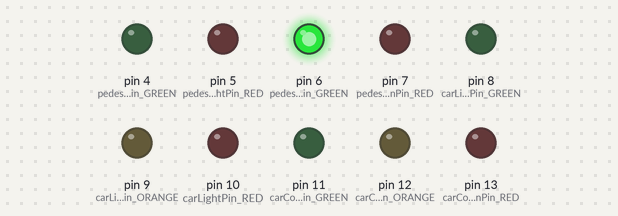
This sketch was run on a simulated Arduino Uno, built with avr-gcc and run on an emulated ATmega328P. Parts: output pins drawn as LEDs (lit = HIGH).

Above: at 0.5 s.
At 1.5 s:
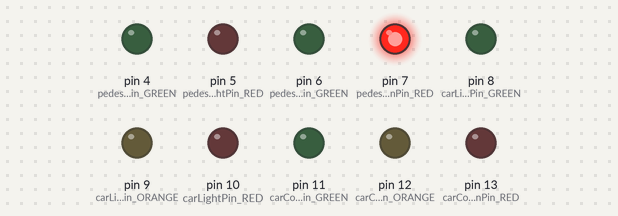
At 2.5 s:
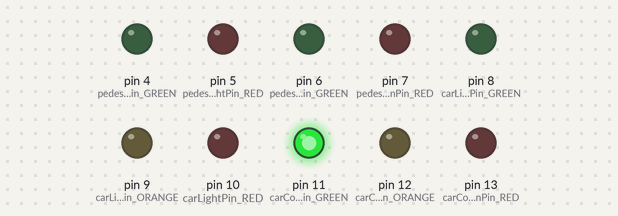
At 3.5 s:
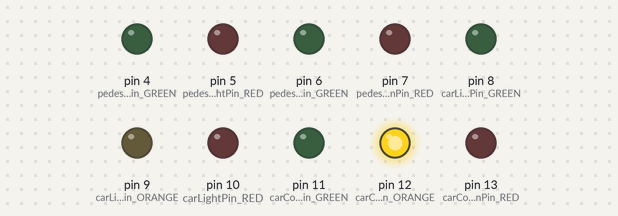
At 4.5 s:
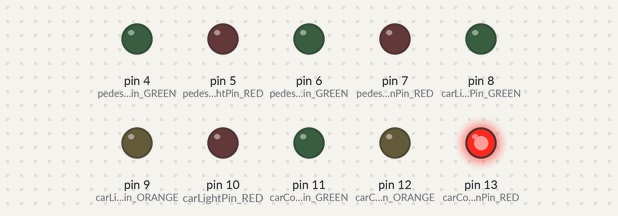
Timing chart, 0 to 6.5 s (numbered marks = the images above):
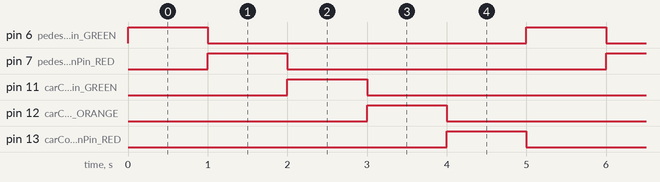

The sketch:

countdownDisplay_test.ino
```cpp
#define begSignalPin 2

#define pedestrianLightPin_GREEN 4
#define pedestrianLightPin_RED 5
#define pedestrianCountdownPin_GREEN 6
#define pedestrianCountdownPin_RED 7

#define carLightPin_GREEN 8
#define carLightPin_ORANGE 9
#define carLightPin_RED 10
#define carCountdownPin_GREEN 11
#define carCountdownPin_ORANGE 12
#define carCountdownPin_RED 13

void setup() {
    pinMode(begSignalPin, INPUT_PULLUP);
    pinMode(pedestrianLightPin_GREEN, OUTPUT);
    pinMode(pedestrianLightPin_RED, OUTPUT);
    pinMode(pedestrianCountdownPin_GREEN, OUTPUT);
    pinMode(pedestrianCountdownPin_RED, OUTPUT);
    pinMode(carLightPin_GREEN, OUTPUT);
    pinMode(carLightPin_ORANGE, OUTPUT);
    pinMode(carLightPin_RED, OUTPUT);
    pinMode(carCountdownPin_GREEN, OUTPUT);
    pinMode(carCountdownPin_ORANGE, OUTPUT);
    pinMode(carCountdownPin_RED, OUTPUT);
}

void loop() {
    digitalWrite(pedestrianCountdownPin_GREEN,  HIGH);
    delay(1000);
    digitalWrite(pedestrianCountdownPin_GREEN,  LOW);
    digitalWrite(pedestrianCountdownPin_RED,    HIGH);
    delay(1000);
    digitalWrite(pedestrianCountdownPin_RED,    LOW);
    digitalWrite(carCountdownPin_GREEN,  HIGH);
    delay(1000);
    digitalWrite(carCountdownPin_GREEN,  LOW);
    digitalWrite(carCountdownPin_ORANGE, HIGH);
    delay(1000);
    digitalWrite(carCountdownPin_ORANGE, LOW);
    digitalWrite(carCountdownPin_RED,    HIGH);
    delay(1000);
    digitalWrite(carCountdownPin_RED,    LOW);
}
```

time_delta_test.c
```cpp
#include <stdio.h>
#include <stdbool.h>
#include <stdlib.h>
#include <limits.h>
#include <stdint.h>

void uint8Test();
void ulongTest();

int main(void) {
    uint8Test();
    getchar();
    ulongTest();
}

void uint8Test() {
    int count[4] = {0, 0, 0, 0};
    for(int i = 0; i < 256; i++) {
        for(int j = 0; j < 256; j++) {
            uint8_t m = i, n = j;
            uint8_t k = m-n;
            uint8_t mostSigBit = ((uint8_t)(-1) ^ ((uint8_t)(-1) >> 1));
            int16_t k2 = (int16_t)m-(int16_t)n;
            bool finalCond = ((k <= n) && (n <= m)) || (n <= (m >> 1)) || ((n > m) && (k < mostSigBit));

            bool targetCond1 = (k2 >= 0);
            bool targetCond2 = (k >= 0);
            bool targetCond3 = (abs(k2) <= ((uint8_t)(-1)/2)+1);

            if(targetCond1) {
                if(targetCond1 == finalCond) {
                    printf("STRICTLY PASS: Case diff Positive: %3u - %3u: %3u (%4d): %3u (%4d): %c: %c\n", m, n, k, k2, k, k2,
                            targetCond1 ? 'T': 'F', finalCond ? 'T': 'F');
                    count[0]++;
                    continue;
                }
                else {
                    printf("STRICTLY FAIL: Case diff Positive: %3u - %3u: %3u (%4d): %3u (%4d): %c: %c\n", m, n, k, k2, k, k2,
                            targetCond1 ? 'T': 'F', finalCond ? 'T': 'F');
                    count[1]++;
                    continue;
                }
            }
            else if(targetCond3) {
                if(targetCond1 == finalCond) {
                    printf("STRICTLY PASS: Case diff Negative: %3u - %3u: %3u (%4d): %3u (%4d): %c: %c\n", m, n, k, k2, k, k2,
                            targetCond1 ? 'T': 'F', finalCond ? 'T': 'F');
                    count[0]++;
                    continue;
                }
                else {
                    printf("STRICTLY FAIL: Case diff Negative: %3u - %3u: %3u (%4d): %3u (%4d): %c: %c\n", m, n, k, k2, k, k2,
                            targetCond1 ? 'T': 'F', finalCond ? 'T': 'F');
                    count[1]++;
                    continue;
                }
            }
            else {
                if(targetCond1 == finalCond) {
                    printf("LOOSENLY PASS: Case diff Negative: %3u - %3u: %3u (%4d): %3u (%4d): %c: %c\n", m, n, k, k2, k, k2,
                            targetCond1 ? 'T': 'F', finalCond ? 'T': 'F');
                    count[2]++;
                    continue;
                }
                else {
                    printf("LOOSENLY FAIL: Case diff Negative: %3u - %3u: %3u (%4d): %3u (%4d): %c: %c\n", m, n, k, k2, k, k2,
                            targetCond1 ? 'T': 'F', finalCond ? 'T': 'F');
                    count[3]++;
                    continue;
                }
            }
        }
    }
    printf("STRICTLY PASS: %d\n", count[0]);
    printf("STRICTLY FAIL: %d\n", count[1]);
    printf("LOOSENLY PASS: %d\n", count[2]);
    printf("LOOSENLY FAIL: %d\n", count[3]);
}

void ulongTest() {
    long count[4] = {0, 0, 0, 0};
    unsigned long testPairMin[3] = {0,  ((ULONG_MAX/2)+1-256) , ULONG_MAX-256};
    unsigned long testPairMax[3] = {255, ((ULONG_MAX/2)+1+256), ULONG_MAX};
    for(int testPairIdx = 0; testPairIdx < 3; testPairIdx++){
        unsigned long minBoundaryI = testPairMin[testPairIdx];
        unsigned long minBoundaryJ = testPairMin[testPairIdx];
        unsigned long maxBoundary = testPairMax[testPairIdx];
        for( ; minBoundaryI <= maxBoundary; minBoundaryI++) {
            for( ; minBoundaryJ <= maxBoundary; minBoundaryJ++) {
                unsigned long m = minBoundaryI, n = minBoundaryJ;
                unsigned long k = m-n;
                unsigned long mostSigBit = (ULONG_MAX ^ (ULONG_MAX >> 1));
                long long k2 = (long long)m-(long long)n;
                bool finalCond = ((k <= n) && (n <= m)) || (n <= (m >> 1)) || ((n > m) && (k <= mostSigBit));

                bool targetCond1 = (k2 >= 0);
                bool targetCond2 = (k >= 0);
                bool targetCond3 = (abs(k2) <= (ULONG_MAX/2)+1);

                if(targetCond1) {
                    if(targetCond1 == finalCond) {
                        printf("STRICTLY PASS: Case diff Positive: %20lu - %20lu: %20lu (%21ld): %20lu (%21ld): %c: %c\n", m, n, k, k2, k, k2,
                                targetCond1 ? 'T': 'F', finalCond ? 'T': 'F');
                        count[0]++;
                    }
                    else {
                        printf("STRICTLY FAIL: Case diff Positive: %20lu - %20lu: %20lu (%21ld): %20lu (%21ld): %c: %c\n", m, n, k, k2, k, k2,
                                targetCond1 ? 'T': 'F', finalCond ? 'T': 'F');
                        count[1]++;
                    }
                }
                else if(targetCond3) {
                    if(targetCond1 == finalCond) {
                        printf("STRICTLY PASS: Case diff Negative: %20lu - %20lu: %20lu (%21ld): %20lu (%21ld): %c: %c\n", m, n, k, k2, k, k2,
                                targetCond1 ? 'T': 'F', finalCond ? 'T': 'F');
                        count[0]++;
                    }
                    else {
                        printf("STRICTLY FAIL: Case diff Negative: %20lu - %20lu: %20lu (%21ld): %20lu (%21ld): %c: %c\n", m, n, k, k2, k, k2,
                                targetCond1 ? 'T': 'F', finalCond ? 'T': 'F');
                        count[1]++;
                    }
                }
                else {
                    if(targetCond1 == finalCond) {
                        printf("LOOSENLY PASS: Case diff Negative: %20lu - %20lu: %20lu (%21ld): %20lu (%21ld): %c: %c\n", m, n, k, k2, k, k2,
                                targetCond1 ? 'T': 'F', finalCond ? 'T': 'F');
                        count[2]++;
                    }
                    else {
                        printf("LOOSENLY FAIL: Case diff Negative: %20lu - %20lu: %20lu (%21ld): %20lu (%21ld): %c: %c\n", m, n, k, k2, k, k2,
                                targetCond1 ? 'T': 'F', finalCond ? 'T': 'F');
                        count[3]++;
                    }
                }

                if(minBoundaryJ == maxBoundary) break;
            }
            if(minBoundaryI == maxBoundary) break;
        }
    }
    printf("STRICTLY PASS: %d\n", count[0]);
    printf("STRICTLY FAIL: %d\n", count[1]);
    printf("LOOSENLY PASS: %d\n", count[2]);
    printf("LOOSENLY FAIL: %d\n", count[3]);
}
```

time_delta_test_2.c
```cpp
#include <stdio.h>
#include <stdbool.h>
#include <stdlib.h>
#include <limits.h>

bool isDue(unsigned long now, unsigned long time);

int main(void) {
    unsigned long now, time;
    while(true) {
        scanf("%lu %lu", &now, &time);
        isDue(now, time);
    }
}

bool isDue(unsigned long now, unsigned long time) {
    unsigned long diff = now - time;
    unsigned long mostSigBit = ((unsigned long)(-1) ^ ((unsigned long)(-1) >> 1));
    bool res = ((diff <= time) && (time <= now)) || (time <= (now >> 1)) || ((time > now) && (diff <= mostSigBit));

    if(res) {
        printf("%lu >= %lu\n", now, time);
        return true;
    }

    printf("%lu < %lu\n", now, time);
    return false;
}
```

Measured:
- by itself, pin 6 (pedestrianCountdownPin_GREEN), pin 7 (pedestrianCountdownPin_RED), pin 11 (carCountdownPin_GREEN), pin 12 (carCountdownPin_ORANGE), pin 13 (carCountdownPin_RED): alternates HIGH for 1.0 s and LOW for 4.0 s
- by itself, everything shown: repeats every 5.0 s, in 6 steps
